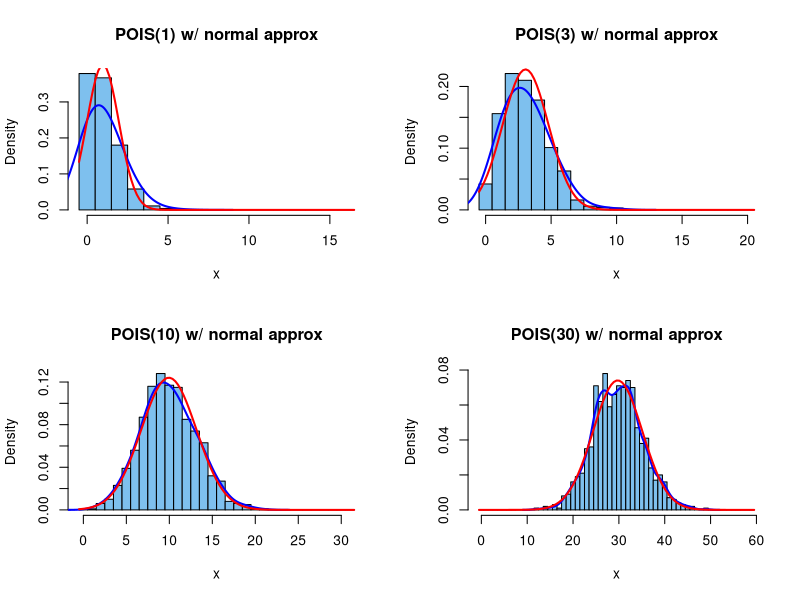
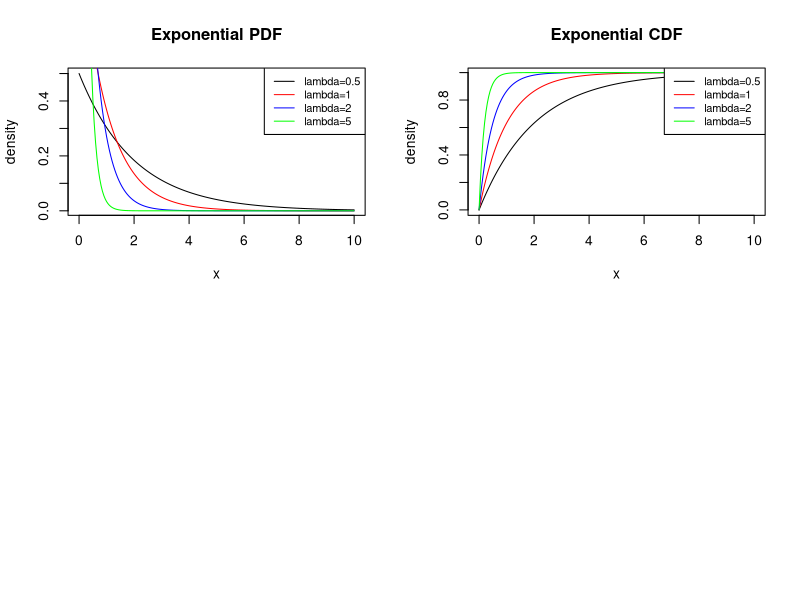

Reproduce these figures in R, in order.
## ---- chunk 1
knitr::opts_chunk$set(echo = TRUE)
## ---- chunk 2

par(mfrow=c(2,2))

for (lambda in c(1,3,10,30)) {
  y = rpois(1000, lambda)
  xlimit=max(y) + 10
  title = paste("POIS(",lambda,") w/ normal approx",sep="")
  hist(y, prob=T, br=(-1:xlimit)+.5, col="skyblue2", xlab="x", main=title)
  lines(density(y,bw=1), col="blue", lwd=2)
  curve(dnorm(x, mean(y), sd(y)), col="red", lwd=2, add=T) 
}

## ---- chunk 3
# Pr[X = 0]
dpois(0,lambda=5) # discrete value for the PDF
ppois(0,lambda=5) # here PDF and CDF are the same
## ---- chunk 4
sum(dpois(0:4,lambda=5)) # sum across discrete values for the PDF
ppois(4,lambda=5)        # cumulative probability with the CDF
## ---- chunk 5
rpois(0:4.25,lambda=1) # uses 0:4
dpois(0.8,lambda=1) # raises an error
ppois(0.8,lambda=1) # returns a value, but not "technically" valid for a discrete distribution
qpois(seq(from=0, to=1, by=0.1),lambda=1) # takes any probability value(s) between 0-1
## ---- chunk 6
interval.exp<-seq(0, 10, 0.05)
plot(interval.exp,dexp(interval.exp,rate=0.5),type = "l", xlab="x",ylab="density", main="Exponential PDF")
lines(interval.exp,dexp(interval.exp,rate=1),col="red")
lines(interval.exp,dexp(interval.exp,rate=2),col="blue")
lines(interval.exp,dexp(interval.exp,rate=5),col="green")
legend("topright", legend=c("lambda=0.5","lambda=1","lambda=2","lambda=5"),
       col=c("black"," red", "blue", "green"), lty = 1, cex=0.8)
## ---- chunk 7
interval.exp<-seq(0, 10, 0.05)
plot(interval.exp,pexp(interval.exp,rate=0.5),type = "l", xlab="x",ylab="density", main="Exponential CDF")
lines(interval.exp,pexp(interval.exp,rate=1),col="red")
lines(interval.exp,pexp(interval.exp,rate=2),col="blue")
lines(interval.exp,pexp(interval.exp,rate=5),col="green")
legend("topright", legend=c("lambda=0.5","lambda=1","lambda=2","lambda=5"),
       col=c("black"," red", "blue", "green"), lty = 1, cex=0.8)
## ---- chunk 8
# EXP(X) = 1 / rate
1/(1/100)
## ---- chunk 9
pexp(100,rate=1/100, lower.tail=T) # cumulative prob from 0-100 (CDF)
pexp(100,rate=1/100) # same
## ---- chunk 10
# these are all equivalent
exp(-1)
pexp(100,rate=1/100,lower.tail=F)
1-pexp(100,rate=1/100)
## ---- chunk 11
(1 - exp(-1)) - (1 - exp(-50*(1/100)))
## ---- chunk 12
# the rate is given as lambda = 1.5 per unit t, where t = 1kb
dpois(0,lambda=1.5)

# In this case, the PDF and the CDF are the same, since t cannot be less than zero.
ppois(0,lambda=1.5)
## ---- chunk 13
# Now our interval is t=4 units (where one unit = 1kb), 
# so we use mu = lambda*t = 1.5*4 = 6
# sum of probabilities for X = {0,1,2,3,4,5}
sum(dpois(0:5,6))
## ---- chunk 14
# mu = lambda * t = 1.5 * 4 = 6
ppois(5,lambda=6) # now plug in mu instead of the original value of lambda
## ---- chunk 15
# P of finding a span of 1000 bases that contains no SNV
# (i.e., P of not finding an SNV within 1kb)
pexp(1, 1.5, lower.tail=F)       # 1 unit at rate = 1.5/unit
pexp(1000, 0.0015, lower.tail=F) # same: 1000 units at rate = 0.0015/unit

# this is the same as:
ppois(0, 1.5, lower.tail=T)

# but this is not the same, because this distribution has a different shape!
ppois(0,0.0015)
## ---- chunk 16
pexp(1, 1.5, lower.tail=T)  # P of finding at least 1
ppois(0, 1.5, lower.tail=F) # P of NOT finding 0 (different way to say the same thing)
## ---- chunk 17
# an SNV between 1-4kb
pexp(4, 1.5, lower.tail=T) - pexp(1, 1.5, lower.tail=T)

# this cannot really be answered using the Poisson, since it asks about
# the probability of a single event or a range of events for a fixed interval
## ---- chunk 18
# Poisson: E(X) = SD(X) = lambda = 0.05
0.05
## ---- chunk 19
# Exponential: E(X) = SD(X) = 1/lambda = 20 months.
1/0.05
## ---- chunk 20
# with exponential
exp(-0.05*20)                       # manual calculation
pexp(20, rate = 0.05, lower.tail=F) # with CDF

# with Poisson: need to multiply units out to mu = lambda * t = 0.05/month * 20 months => 1 new unit
mu = 0.05*20 # number of deaths in t=20 months
ppois(0, lambda = mu, lower.tail=T)
dpois(0, lambda = mu) # same, since just one value for x
## ---- chunk 21
1-exp(-0.05*20) # manual calculation
pexp(20,0.05)   # with CDF

ppois(0, lambda = mu, lower.tail=F) # P(no death > 20 months)
## ---- chunk 22
exp(-0.05*10) - exp(-0.05*15) # manual calculation
pexp(15,0.05) - pexp(10,0.05) # with CDF

# can't answer this with Poisson, since can only vary # events (not time)
